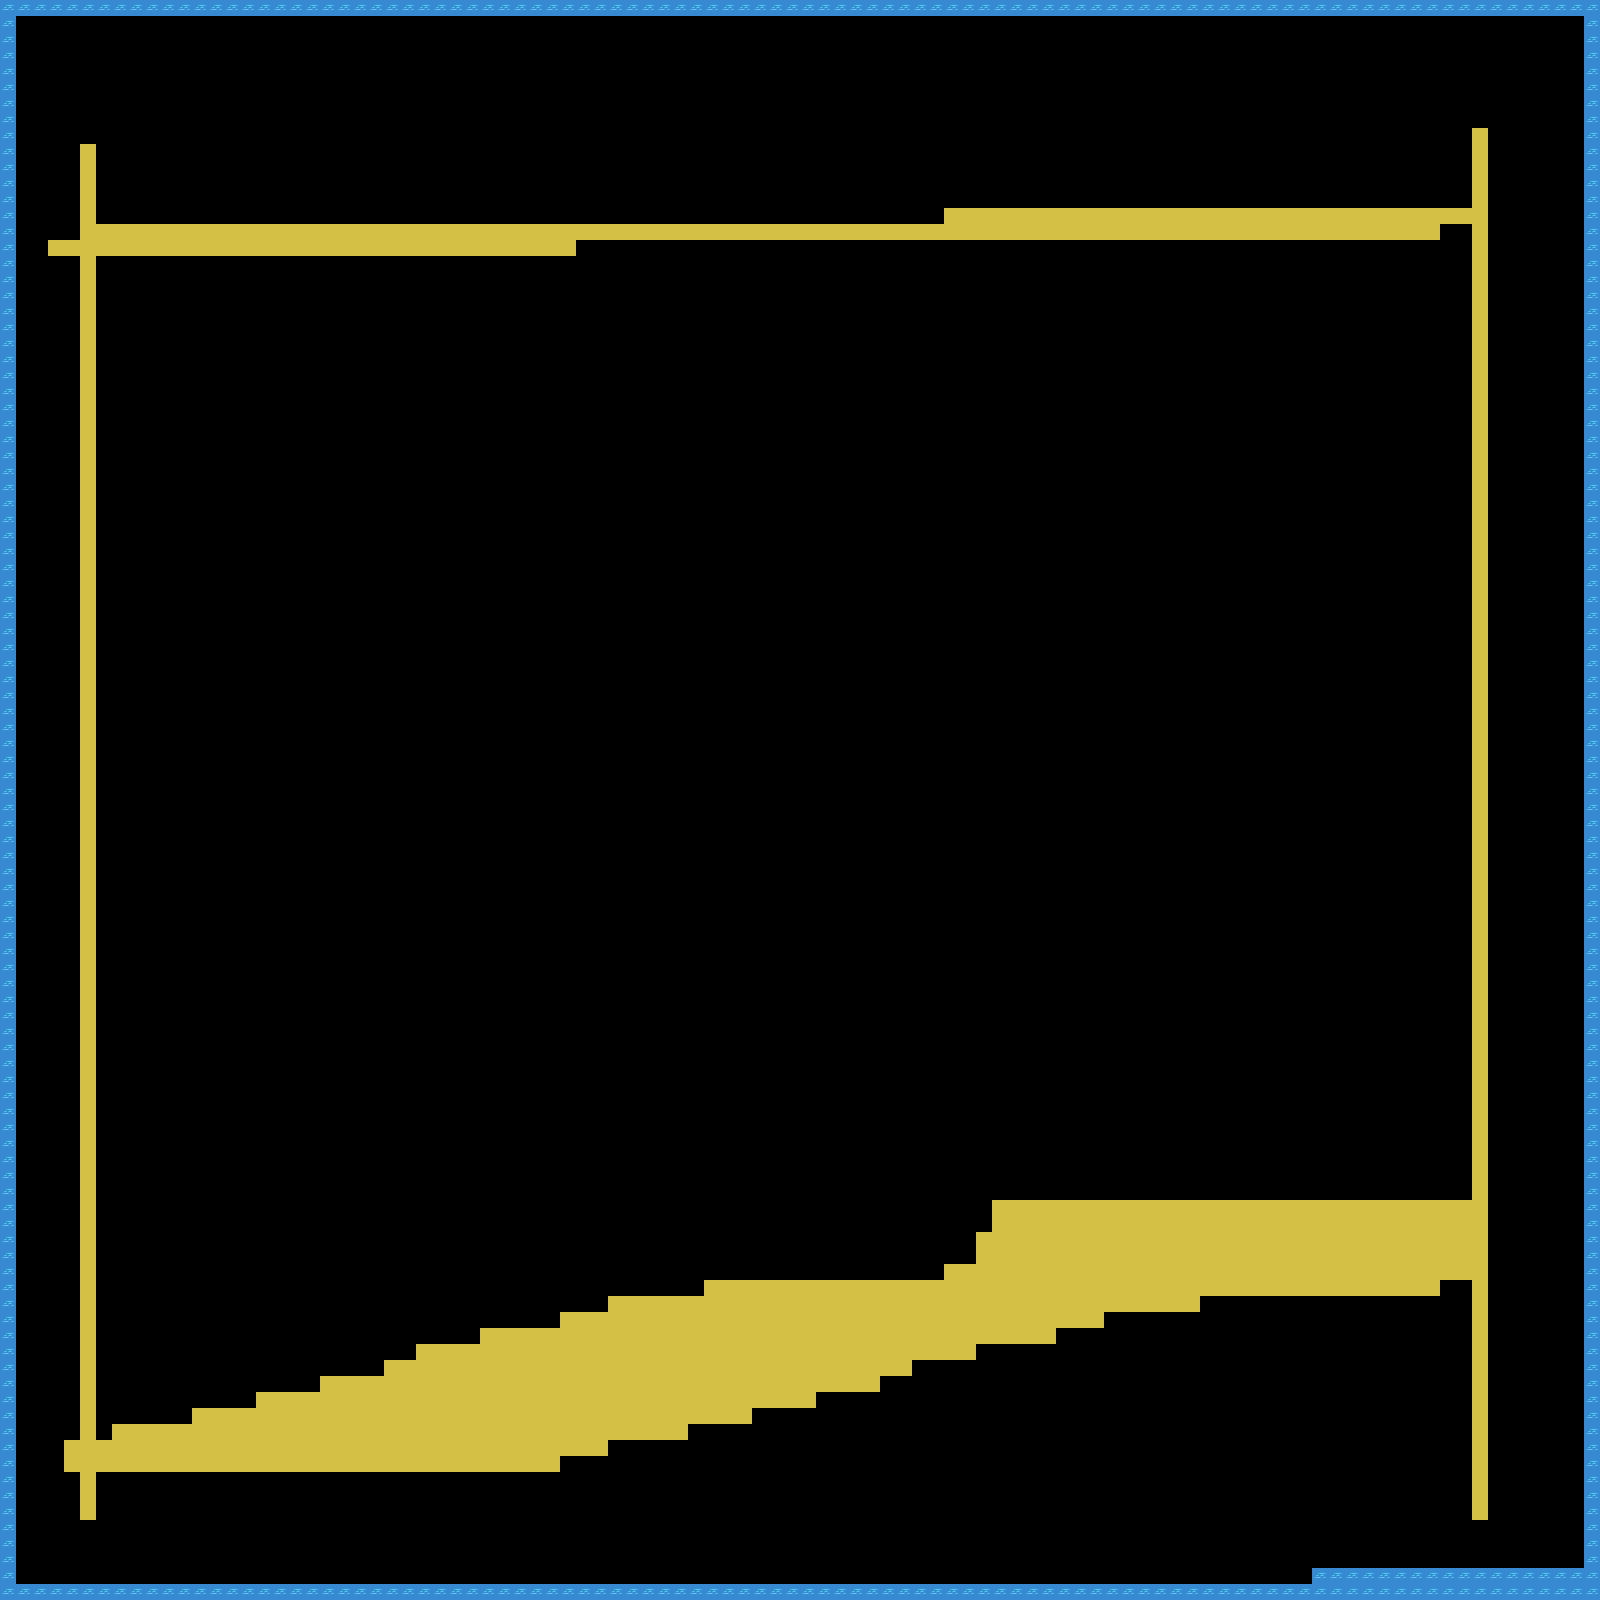

Tiled map render using the project's own tile images. Description and the map definition, with tile-layer contents summarised, below:
An orthogonal 100x100 tile map with 16x16 px tiles, 2 tile layers (Tile Layer 1, Tile Layer 2) and 18 objects.

<map version="1.5" tiledversion="1.7.2" orientation="orthogonal" renderorder="left-down" width="100" height="100" tilewidth="16" tileheight="16" infinite="0" nextlayerid="4" nextobjectid="19">
 <tileset firstgid="1" name="overworld" tilewidth="16" tileheight="16" tilecount="189" columns="21">
  <image source="../../Downloads/overworld.png" width="336" height="144" />
 </tileset>
 <layer id="1" name="Tile Layer 1" width="100" height="100">
  <data>[10000 cells, 413 non-empty, 1 distinct tile ids]</data>
 </layer>
 <layer id="2" name="Tile Layer 2" width="100" height="100">
  <data>[10000 cells, 902 non-empty, 1 distinct tile ids]</data>
 </layer>
 <objectgroup id="3" name="Object Layer 1">
  <object id="1" x="68" y="1426" width="238" height="42" />
  <object id="2" x="314" y="1282" width="90" height="298" />
  <object id="3" x="156" y="1236" width="40" height="66" />
  <object id="4" x="-38" y="1338" width="106" height="90" />
  <object id="5" x="152" y="1520" width="310" height="42" />
  <object id="6" x="-12" y="1194">
   <point />
  </object>
  <object id="7" x="10" y="1268">
   <point />
  </object>
  <object id="8" x="68" y="1152" width="40" height="100">
   <ellipse />
  </object>
  <object id="9" x="-98" y="1498" width="36" height="80">
   <ellipse />
  </object>
  <object id="10" gid="68" x="294" y="1288" width="16" height="16" />
  <object id="11" gid="68" x="282" y="1298" width="16" height="16" />
  <object id="12" gid="68" x="240" y="1332" width="16" height="16" />
  <object id="13" gid="68" x="26" y="1522" width="16" height="16" />
  <object id="14" gid="68" x="-14" y="1534" width="16" height="16" />
  <object id="15" gid="68" x="-2" y="1538" width="16" height="16" />
  <object id="16" gid="68" x="10" y="1540" width="16" height="16" />
  <object id="17" gid="68" x="20" y="1542" width="16" height="16" />
  <object id="18" gid="68" x="-8" y="1526" width="16" height="16" />
 </objectgroup>
</map>
